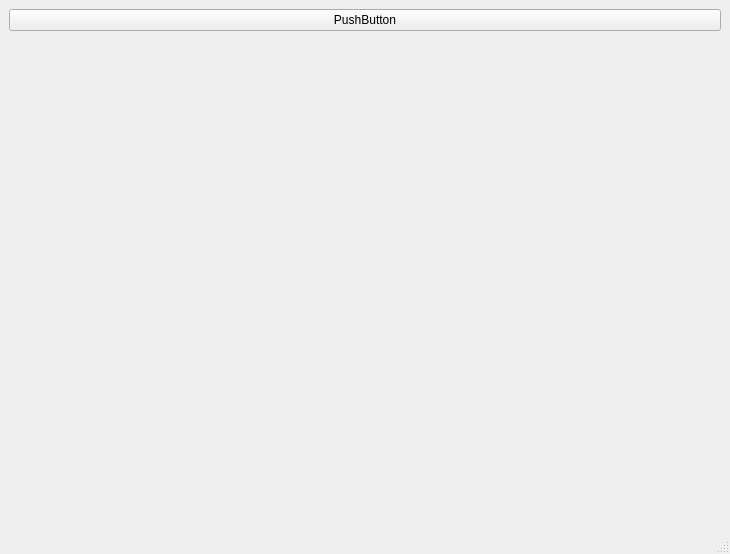
<?xml version="1.0" encoding="UTF-8"?>
<ui version="4.0">
 <class>MainWindow</class>
 <widget class="QMainWindow" name="MainWindow">
  <property name="geometry">
   <rect>
    <x>0</x>
    <y>0</y>
    <width>730</width>
    <height>554</height>
   </rect>
  </property>
  <property name="windowTitle">
   <string>MainWindow</string>
  </property>
  <property name="toolTip">
   <string comment="dsafsda a lkglda" extracomment="dafgggfs"/>
  </property>
  <property name="toolTipDuration">
   <number>50</number>
  </property>
  <property name="statusTip">
   <string>rqfa</string>
  </property>
  <property name="whatsThis">
   <string/>
  </property>
  <widget class="QWidget" name="centralwidget">
   <layout class="QGridLayout" name="gridLayout">
    <item row="1" column="0">
     <widget class="Graph" name="graph_2">
      <property name="toolTip">
       <string>Coil current or voltage over time</string>
      </property>
      <property name="whatsThis">
       <string>Plots current, voltage or other values over time</string>
      </property>
      <property name="column_name" stdset="0">
       <string>n~P</string>
      </property>
      <property name="units" stdset="0">
       <string>V</string>
      </property>
      <property name="unitPrefix" stdset="0">
       <string/>
      </property>
      <property name="dat_input_filename" stdset="0">
       <string>../../transmak/work/j.dat</string>
      </property>
      <property name="plot_function" stdset="0">
       <string>np.sin(3*x)/(x+0.1)</string>
      </property>
     </widget>
    </item>
    <item row="2" column="0">
     <widget class="Graph" name="graph">
      <property name="toolTip">
       <string>Coil current or voltage over time</string>
      </property>
      <property name="whatsThis">
       <string>Plots current, voltage or other values over time. 
 For j.dat the following columns are used:
  'times', 'ICS3U', 'ICS2U', 'ICS1', 'ICS2L', 'ICS3L', 
  'IPF1', 'IPF2', 'IPF3', 'IPF4', 'IPF5', 'IPF6', 
  'IBS', 'IBu', 'IBd', 'IP'
 For v.dat 
  'times', 'VCS3U', 'VCS2U', 'VCS1', 'VCS2L', 'VCS3L', 
  'VPF1', 'VPF2', 'VPF3', 'VPF4', 'VPF5', 'VPF6', 'VBS',
   'VBu', 'VBd', 'VP'
            </string>
      </property>
      <property name="dat_input_filename" stdset="0">
       <string>../../transmak/work/j.dat</string>
      </property>
      <property name="plot_function" stdset="0">
       <string>np.sin(3*x)/(x+0.1)</string>
      </property>
     </widget>
    </item>
    <item row="0" column="0">
     <widget class="QPushButton" name="pushButton">
      <property name="text">
       <string>PushButton</string>
      </property>
     </widget>
    </item>
   </layout>
  </widget>
  <widget class="QMenuBar" name="menubar">
   <property name="geometry">
    <rect>
     <x>0</x>
     <y>0</y>
     <width>730</width>
     <height>19</height>
    </rect>
   </property>
  </widget>
  <widget class="QStatusBar" name="statusbar"/>
 </widget>
 <customwidgets>
  <customwidget>
   <class>Graph</class>
   <extends>QWidget</extends>
   <header>graph</header>
  </customwidget>
 </customwidgets>
 <resources/>
 <connections>
  <connection>
   <sender>pushButton</sender>
   <signal>clicked()</signal>
   <receiver>graph_2</receiver>
   <slot>plot_function()</slot>
   <hints>
    <hint type="sourcelabel">
     <x>74</x>
     <y>39</y>
    </hint>
    <hint type="destinationlabel">
     <x>162</x>
     <y>175</y>
    </hint>
   </hints>
  </connection>
  <connection>
   <sender>graph_2</sender>
   <signal>link(QObject*)</signal>
   <receiver>graph</receiver>
   <slot>linkXAxis(QObject*)</slot>
   <hints>
    <hint type="sourcelabel">
     <x>230</x>
     <y>177</y>
    </hint>
    <hint type="destinationlabel">
     <x>235</x>
     <y>290</y>
    </hint>
   </hints>
  </connection>
  <connection>
   <sender>pushButton</sender>
   <signal>clicked()</signal>
   <receiver>graph</receiver>
   <slot>plot_sample_signal()</slot>
   <hints>
    <hint type="sourcelabel">
     <x>21</x>
     <y>43</y>
    </hint>
    <hint type="destinationlabel">
     <x>97</x>
     <y>322</y>
    </hint>
   </hints>
  </connection>
 </connections>
</ui>
